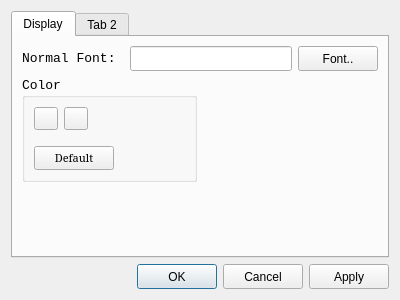
<?xml version="1.0" encoding="UTF-8"?>
<ui version="4.0">
 <class>OptionsDialog</class>
 <widget class="QDialog" name="OptionsDialog">
  <property name="geometry">
   <rect>
    <x>0</x>
    <y>0</y>
    <width>400</width>
    <height>300</height>
   </rect>
  </property>
  <property name="windowTitle">
   <string>Options</string>
  </property>
  <layout class="QGridLayout" name="gridLayout">
   <item row="1" column="0">
    <layout class="QHBoxLayout" name="horizontalLayout">
     <item>
      <spacer name="horizontalSpacer">
       <property name="orientation">
        <enum>Qt::Horizontal</enum>
       </property>
       <property name="sizeHint" stdset="0">
        <size>
         <width>40</width>
         <height>20</height>
        </size>
       </property>
      </spacer>
     </item>
     <item>
      <widget class="QPushButton" name="okButton">
       <property name="minimumSize">
        <size>
         <width>0</width>
         <height>25</height>
        </size>
       </property>
       <property name="text">
        <string>OK</string>
       </property>
      </widget>
     </item>
     <item>
      <widget class="QPushButton" name="cancelButton">
       <property name="minimumSize">
        <size>
         <width>0</width>
         <height>25</height>
        </size>
       </property>
       <property name="text">
        <string>Cancel</string>
       </property>
      </widget>
     </item>
     <item>
      <widget class="QPushButton" name="applyButton">
       <property name="minimumSize">
        <size>
         <width>0</width>
         <height>25</height>
        </size>
       </property>
       <property name="text">
        <string>Apply</string>
       </property>
      </widget>
     </item>
    </layout>
   </item>
   <item row="0" column="0">
    <widget class="QTabWidget" name="tabWidget">
     <property name="autoFillBackground">
      <bool>false</bool>
     </property>
     <property name="currentIndex">
      <number>0</number>
     </property>
     <widget class="QWidget" name="fontSet">
      <attribute name="title">
       <string>Display</string>
      </attribute>
      <layout class="QGridLayout" name="gridLayout_3">
       <item row="0" column="0" colspan="2">
        <layout class="QHBoxLayout" name="horizontalLayout_2">
         <item>
          <widget class="QLabel" name="fontLabel">
           <property name="font">
            <font>
             <family>Consolas</family>
             <pointsize>10</pointsize>
             <weight>50</weight>
             <bold>false</bold>
            </font>
           </property>
           <property name="text">
            <string>Normal Font: </string>
           </property>
          </widget>
         </item>
         <item>
          <widget class="QLineEdit" name="fontLineEdit">
           <property name="font">
            <font>
             <family>微软雅黑</family>
            </font>
           </property>
          </widget>
         </item>
         <item>
          <widget class="QPushButton" name="fontConfigButton">
           <property name="sizePolicy">
            <sizepolicy hsizetype="Fixed" vsizetype="Fixed">
             <horstretch>0</horstretch>
             <verstretch>0</verstretch>
            </sizepolicy>
           </property>
           <property name="minimumSize">
            <size>
             <width>80</width>
             <height>25</height>
            </size>
           </property>
           <property name="text">
            <string>Font..</string>
           </property>
          </widget>
         </item>
        </layout>
       </item>
       <item row="1" column="0">
        <widget class="QGroupBox" name="groupBox">
         <property name="sizePolicy">
          <sizepolicy hsizetype="Minimum" vsizetype="Fixed">
           <horstretch>0</horstretch>
           <verstretch>0</verstretch>
          </sizepolicy>
         </property>
         <property name="minimumSize">
          <size>
           <width>0</width>
           <height>60</height>
          </size>
         </property>
         <property name="font">
          <font>
           <family>Consolas</family>
           <pointsize>10</pointsize>
           <weight>50</weight>
           <bold>false</bold>
          </font>
         </property>
         <property name="styleSheet">
          <string notr="true"/>
         </property>
         <property name="title">
          <string>Color</string>
         </property>
         <property name="flat">
          <bool>false</bool>
         </property>
         <property name="checkable">
          <bool>false</bool>
         </property>
         <layout class="QGridLayout" name="gridLayout_2">
          <item row="0" column="0">
           <layout class="QHBoxLayout" name="horizontalLayout_3">
            <item>
             <widget class="QToolButton" name="textColorToolButton">
              <property name="toolTip">
               <string>Text</string>
              </property>
              <property name="styleSheet">
               <string notr="true"/>
              </property>
              <property name="text">
               <string/>
              </property>
             </widget>
            </item>
            <item>
             <widget class="QToolButton" name="bgColorToolButton">
              <property name="toolTip">
               <string>Background</string>
              </property>
              <property name="styleSheet">
               <string notr="true"/>
              </property>
              <property name="text">
               <string/>
              </property>
             </widget>
            </item>
            <item>
             <spacer name="horizontalSpacer_3">
              <property name="orientation">
               <enum>Qt::Horizontal</enum>
              </property>
              <property name="sizeHint" stdset="0">
               <size>
                <width>40</width>
                <height>20</height>
               </size>
              </property>
             </spacer>
            </item>
           </layout>
          </item>
          <item row="2" column="0">
           <widget class="QPushButton" name="defaultColorButton">
            <property name="sizePolicy">
             <sizepolicy hsizetype="Fixed" vsizetype="Fixed">
              <horstretch>0</horstretch>
              <verstretch>0</verstretch>
             </sizepolicy>
            </property>
            <property name="minimumSize">
             <size>
              <width>50</width>
              <height>20</height>
             </size>
            </property>
            <property name="font">
             <font>
              <family>SimSun</family>
              <pointsize>8</pointsize>
              <weight>50</weight>
              <bold>false</bold>
             </font>
            </property>
            <property name="focusPolicy">
             <enum>Qt::NoFocus</enum>
            </property>
            <property name="text">
             <string>Default</string>
            </property>
            <property name="autoDefault">
             <bool>true</bool>
            </property>
            <property name="default">
             <bool>false</bool>
            </property>
            <property name="flat">
             <bool>false</bool>
            </property>
           </widget>
          </item>
          <item row="1" column="0">
           <spacer name="verticalSpacer">
            <property name="orientation">
             <enum>Qt::Vertical</enum>
            </property>
            <property name="sizeType">
             <enum>QSizePolicy::Fixed</enum>
            </property>
            <property name="sizeHint" stdset="0">
             <size>
              <width>20</width>
              <height>10</height>
             </size>
            </property>
           </spacer>
          </item>
         </layout>
        </widget>
       </item>
       <item row="1" column="1">
        <spacer name="horizontalSpacer_2">
         <property name="orientation">
          <enum>Qt::Horizontal</enum>
         </property>
         <property name="sizeHint" stdset="0">
          <size>
           <width>40</width>
           <height>20</height>
          </size>
         </property>
        </spacer>
       </item>
       <item row="2" column="0">
        <spacer name="verticalSpacer_2">
         <property name="orientation">
          <enum>Qt::Vertical</enum>
         </property>
         <property name="sizeHint" stdset="0">
          <size>
           <width>20</width>
           <height>54</height>
          </size>
         </property>
        </spacer>
       </item>
      </layout>
     </widget>
     <widget class="QWidget" name="tab_2">
      <attribute name="title">
       <string>Tab 2</string>
      </attribute>
     </widget>
    </widget>
   </item>
  </layout>
 </widget>
 <resources/>
 <connections/>
</ui>
